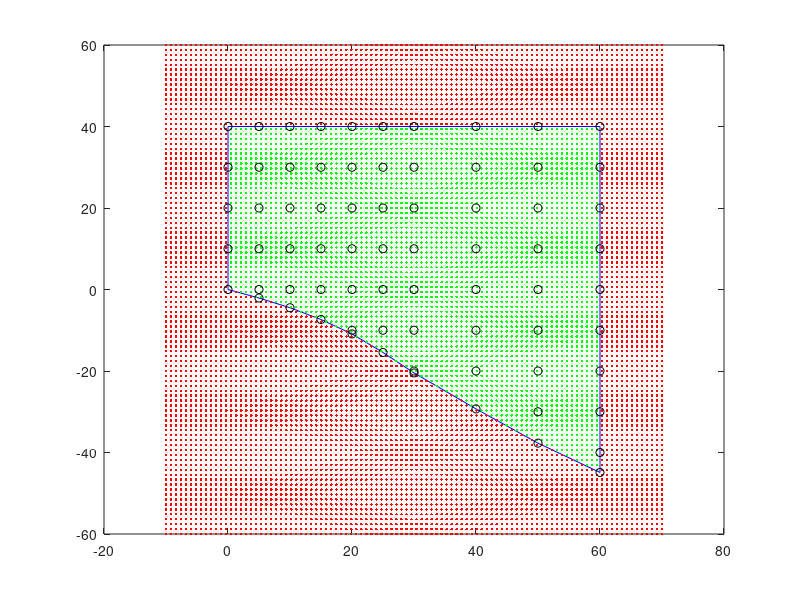

This figure's MATLAB source:
clc

clear all
close all

c = [0, 0, 0, 0, 0, 5, 5, 5, 5, 5, 5, 10, 10, 10, 10, 10, 10, 15, 15, 15, 15, 15, 15, 20, 20, 20, 20, 20, 20, 20, 25, 25, 25, 25, 25, 25, 25, 30, 30, 30, 30, 30, 30, 30, 30, 40, 40, 40, 40, 40, 40, 40, 40, 50, 50, 50, 50, 50, 50, 50, 50, 50, 60, 60, 60, 60, 60, 60, 60, 60, 60, 60];
T = [40, 30, 20, 10, 0, 40, 30, 20, 10, 0, -2.09, 40, 30, 20, 10, 0, -4.47, 40, 30, 20, 10, 0, -7.36, 40, 30, 20, 10, 0, -10, -10.9, 40, 30, 20, 10, 0, -10, -15.45, 40, 30, 20, 10, 0, -10, -20, -20.47, 40, 30, 20, 10, 0, -10, -20, -29.3, 40, 30, 20, 10, 0, -10, -20, -30, -37.7, 40, 30, 20, 10, 0, -10, -20, -30, -40, -44.9];

cv = [0, 0, 5, 10, 15, 20, 25, 30, 40, 50, 60, 60, 0];
Tv = [40, 0, -2.09, -4.47, -7.36, -10.9, -15.45, -20.47, -29.3, -37.7, -44.9, 40, 40];

i = inpolygon(c, T, cv, Tv);

assert(numel(i)==numel(c))

ci = linspace(-10, 70, 100);
Ti = linspace(-60, 60, 100);

[ci, Ti] = meshgrid(ci, Ti);

i = inpolygon(ci, Ti, cv, Tv);

plot(cv, Tv, 'b-')
hold on
plot(ci, Ti, 'r.')
plot(ci(i), Ti(i), 'g.')
plot(c, T, 'ko')
hold off
